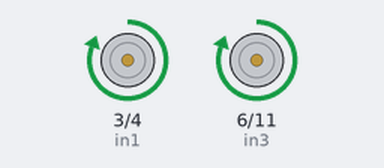
A sketch run on a simulated Arduino Uno, built with avr-gcc and run on an emulated ATmega328P. Parts: motor-driver pin pairs drawn as motors (green arrow = first pin HIGH = forward, orange = second pin HIGH = backward, longer = more drive, scaled by the enable pin). What the sketch prints to the serial monitor is not drawn.

Above: at 1.0 s.
At 3.0 s:
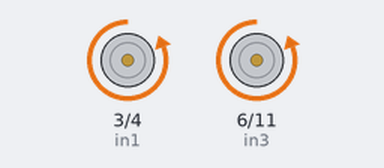
At 5.0 s:
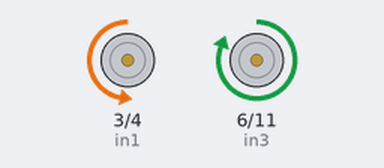
At 9.0 s:
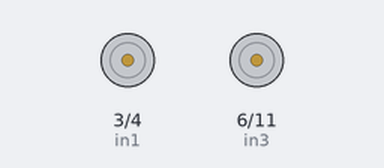
Timing chart, 0 to 13.0 s (numbered marks = the images above):
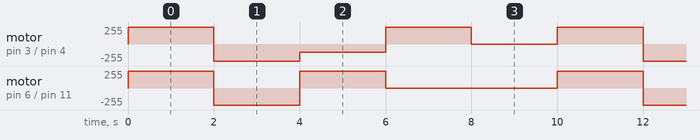

The sketch:

MotorControl.ino
```cpp
// Define motor control pins
const int in1 = 3;  // Left motor control
const int in2 = 4;  // Left motor control
const int ena = 5;  // Left motor enable
const int in3 = 6;  // Right motor control
const int in4 = 11; // Right motor control
const int enb = 12; // Right motor enable

void setup() {
  // put your setup code here, to run once:
   Serial.begin(9600);

  pinMode(in1, OUTPUT);
  pinMode(in2, OUTPUT);
  pinMode(ena, OUTPUT);
  pinMode(in3, OUTPUT);
  pinMode(in4, OUTPUT);
  pinMode(enb, OUTPUT);
}

void loop() {
  // put your main code here, to run repeatedly:
  moveForward();
  Serial.print("Move Forward");
  delay(2000);
  reverseMotors();
  Serial.print("Move Backward");
  delay(2000);
  turnLeft();
  Serial.print("Move Left");
  delay(2000);
  turnRight();
  Serial.print("Move Right");
  delay(2000);
  stopMotors();
  delay(2000);
}

void moveForward() {
  digitalWrite(in1, HIGH);
  digitalWrite(in2, LOW);
  digitalWrite(in3, HIGH);
  digitalWrite(in4, LOW);
  analogWrite(ena, 255); // Full speed
  analogWrite(enb, 255); // Full speed
}

void stopMotors() {
  digitalWrite(in1, LOW);
  digitalWrite(in2, LOW);
  digitalWrite(in3, LOW);
  digitalWrite(in4, LOW);
  analogWrite(ena, 0);
  analogWrite(enb, 0);
}

void reverseMotors() {
  digitalWrite(in1, LOW);
  digitalWrite(in2, HIGH);
  digitalWrite(in3, LOW);
  digitalWrite(in4, HIGH);
  analogWrite(ena, 255); // Full speed
  analogWrite(enb, 255); // Full speed
}

void turnLeft() {
  digitalWrite(in1, LOW);
  digitalWrite(in2, HIGH);
  digitalWrite(in3, HIGH);
  digitalWrite(in4, LOW);
  analogWrite(ena, 127); // Half speed
  analogWrite(enb, 255); // Full speed
}

void turnRight() {
  digitalWrite(in1, HIGH);
  digitalWrite(in2, LOW);
  digitalWrite(in3, LOW);
  digitalWrite(in4, HIGH);
  analogWrite(ena, 255); // Full speed
  analogWrite(enb, 127); // Half speed
}
```

Measured:
- by itself, motor on pin 6 (in3) / pin 11 (in4): repeats every 10.0 s: backward 255/255 2.0 s, forward 255/255 2.0 s, stopped 4.0 s, forward 255/255 2.0 s
- by itself, motor on pin 3 (in1) / pin 4 (in2): repeats every 10.0 s: backward 255/255 2.0 s, backward 127/255 2.0 s, forward 255/255 2.0 s, stopped 2.0 s, forward 255/255 2.0 s
